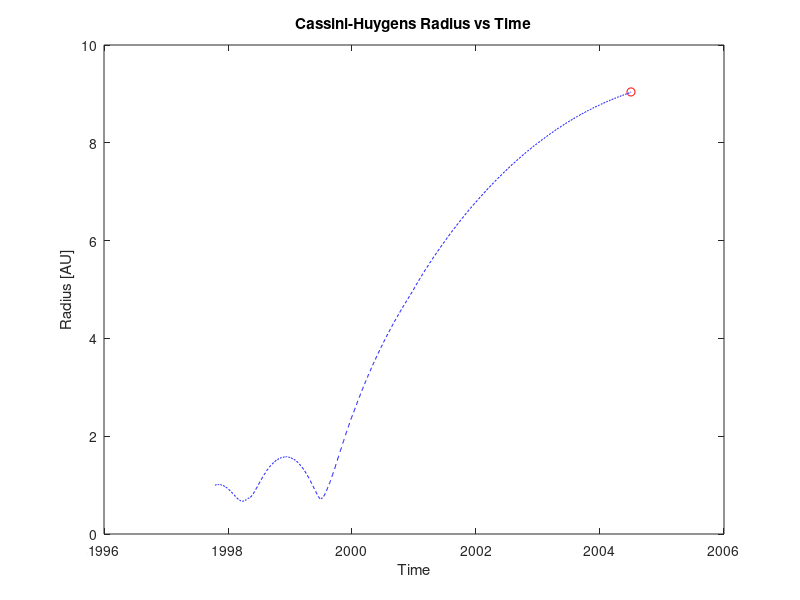

Write the MATLAB code that produced this figure.
%% CASSINIPATH1 Solution to "The Cassini-Huygens Spacecraft I" Exercise

%% 1. Load the file cassiniData1.mat
load cassiniData1

%% 2. Plot Radius vs. Time with a blue, dashed line
plot(Time,Radius,'b--')

%% 3. Add annotations
xlabel('Time')
ylabel('Radius [AU]')
title('Cassini-Huygens Radius vs Time')

%% Bonus
tmax = 2.0045e3;
Rmax = 9.04;

hold on
plot(tmax,Rmax,'ro')
